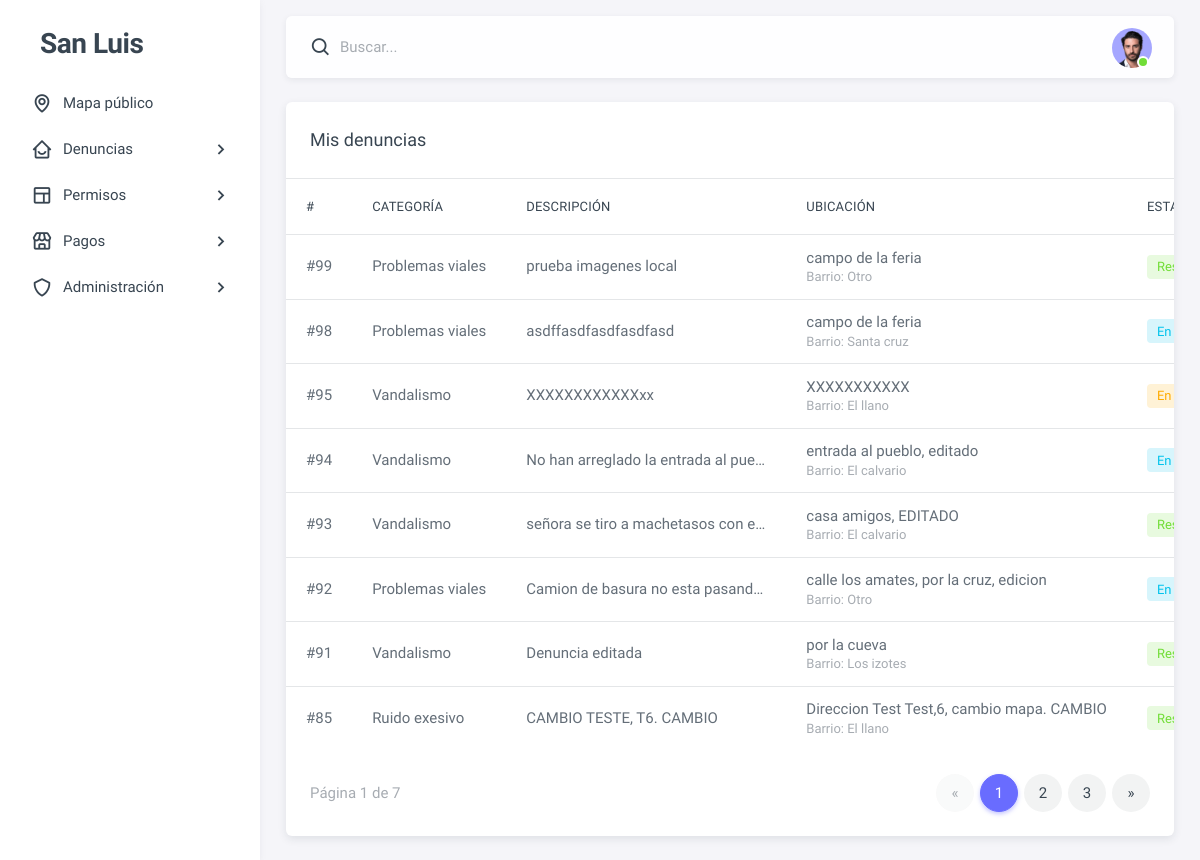
Page /denuncias/mias/ (signed in) on the committed database.
### dashboard/models.py (models this page shows, shortened)
class Denuncia(models.Model):
    ESTADOS = [
        ('enviada', 'Enviada'),
        ('en revisión', 'En revisión'),
        ('en proceso', 'En proceso'),
        ('resuelta', 'Resuelta'),
        ('rechazada', 'Rechazada'),
    ]
    usuario = models.ForeignKey(settings.AUTH_USER_MODEL, on_delete=models.SET_NULL, null=True, blank=True)
    categoria = models.ForeignKey('CategoriaDenuncia', on_delete=models.PROTECT)
    descripcion = models.TextField()
    fecha_hecho = models.DateField()
    es_anonima = models.BooleanField(default=False)
    estado = models.CharField(max_length=20, choices=ESTADOS, default='enviada')
    ubicacion = models.ForeignKey('Ubicacion', on_delete=models.SET_NULL, null=True, blank=True)
    evidencia = models.FileField(upload_to='denuncias/evidencias/', null=True, blank=True)
    rechazo_motivo = models.TextField(blank=True, default="")
    resolucion_nota = models.TextField(blank=True, default="")
    resolucion_evidencia = models.FileField(upload_to='denuncias/resoluciones/', null=True, blank=True)
    resuelto_por = models.ForeignKey(
        settings.AUTH_USER_MODEL, on_delete=models.SET_NULL,
        null=True, blank=True, related_name='denuncias_resueltas'
    )
    creada_en = models.DateTimeField(auto_now_add=True)
    finalizada_en = models.DateTimeField(null=True, blank=True)
    class Meta:
        indexes = [
            models.Index(fields=['estado']),
            models.Index(fields=['creada_en']),
        ]

class CategoriaDenuncia(models.Model):
    nombre = models.CharField(max_length=50, unique=True)

class Ubicacion(models.Model):
    latitud = models.DecimalField(max_digits=10, decimal_places=8, null=True, blank=True)
    longitud = models.DecimalField(max_digits=11, decimal_places=8, null=True, blank=True)
    direccion = models.TextField(blank=True, null=True)
    barrio = models.ForeignKey(Barrio, null=True, blank=True, on_delete=models.SET_NULL)

class Barrio(models.Model):
    nombre = models.CharField(max_length=100, unique=True)

### dashboard/views/user.py (the view)
# urls.py: path('denuncias/mias/', user.mis_denuncias, name='mis_denuncias'),
@login_required(login_url="login")
def mis_denuncias(request):
    qs = (
        Denuncia.objects.filter(usuario=request.user)
        .select_related("categoria", "ubicacion")
        .order_by("-creada_en")
    )
    page = Paginator(qs, 8).get_page(request.GET.get("page"))
    return render(request, "user/denuncias_mias.html", {"denuncias": page})

### dashboard/templates/user/denuncias_mias.html (shortened to what this page needs)
{% extends "user/index.html" %}
{% load static %}
{% block content %}
<div class="card">
  <h5 class="card-header">Mis denuncias</h5>
  <div class="table-responsive text-nowrap">
    <table class="table">
      <thead>
        <tr>
          <th>#</th>
          <th>Categoría</th>
          <th>Descripción</th>
          <th>Ubicación</th>
          <th>Estado</th>
          <th>Acciones</th>  </tr>
      </thead>
      <tbody class="table-border-bottom-0">
        {% for d in denuncias %}
        <tr>
          <td>#{{ d.id }}</td>
          <td>{{ d.categoria.nombre }}</td>
          <td class="text-truncate" style="max-width:280px;">{{ d.descripcion|truncatechars:90 }}</td>
          <td>
            {% if d.ubicacion %}
            {% if d.ubicacion.direccion %}
            {{ d.ubicacion.direccion }}
            {% elif d.ubicacion.latitud and d.ubicacion.longitud %}
            {{ d.ubicacion.latitud }}, {{ d.ubicacion.longitud }}
            {% else %}—{% endif %}
            {% if d.ubicacion.barrio %}
            <div class="text-muted small">Barrio: {{ d.ubicacion.barrio.nombre }}</div>
            {% endif %}
            {% else %}—{% endif %}
          </td>
          <td>
            {% if d.estado == "enviada" %}
            <span class="badge bg-label-secondary">Enviada</span>
            {% elif d.estado == "en revisión" %}
            <span class="badge bg-label-info">En revisión</span>
            {% elif d.estado == "en proceso" %}
            <span class="badge bg-label-warning">En proceso</span>
            {% elif d.estado == "resuelta" %}
            <span class="badge bg-label-success">Resuelta</span>
            {% elif d.estado == "cerrada" %}
            <span class="badge bg-label-dark">Cerrada</span>
            {% else %}
            <span class="badge bg-label-secondary">{{ d.estado }}</span>
            {% endif %}
          </td>
        </tr>
        {% empty %}
        <tr>
          <td colspan="8" class="text-center text-muted py-5">Aún no tienes denuncias.</td>
        </tr>
        {% endfor %}
      </tbody>
    </table>
  </div>
  {% if denuncias.paginator.num_pages > 1 %}
  <div class="card-footer d-flex justify-content-between align-items-center">
    <div class="text-muted">
      Página {{ denuncias.number }} de {{ denuncias.paginator.num_pages }}
    </div>
    <nav>
      <ul class="pagination mb-0">
        {% if denuncias.has_previous %}
        <li class="page-item">
          <a class="page-link" href="?page={{ denuncias.previous_page_number }}" aria-label="Anterior">&laquo;</a>
        </li>
        {% else %}
        <li class="page-item disabled"><span class="page-link">&laquo;</span></li>
        {% endif %}
        {% for num in denuncias.paginator.page_range %}
        {% if num == denuncias.number %}
        <li class="page-item active"><span class="page-link">{{ num }}</span></li>
        {% elif num >= denuncias.number|add:-2 and num <= denuncias.number|add:2 %} <li class="page-item"><a
            class="page-link" href="?page={{ num }}">{{ num }}</a></li>
          {% endif %}
          {% endfor %}
          {% if denuncias.has_next %}
          <li class="page-item">
            <a class="page-link" href="?page={{ denuncias.next_page_number }}" aria-label="Siguiente">&raquo;</a>
          </li>
          {% else %}
          <li class="page-item disabled"><span class="page-link">&raquo;</span></li>
          {% endif %}
      </ul>
    </nav>
  </div>
  {% endif %}
</div>
{% endblock %}

### rows in the picture
Denuncia: id "99", categoria.nombre "Problemas viales", descripcion "prueba imagenes local", ubicacion.direccion "campo de la feria", ubicacion.barrio.nombre "Otro", estado "Resuelta"
Denuncia: id "98", categoria.nombre "Problemas viales", descripcion "asdffasdfasdfasdfasd", ubicacion.direccion "campo de la feria", ubicacion.barrio.nombre "Santa cruz", estado "En…"
Denuncia: id "95", categoria.nombre "Vandalismo", descripcion "XXXXXXXXXXXXxx", ubicacion.direccion "XXXXXXXXXXX", ubicacion.barrio.nombre "El llano", estado "En…"
Denuncia: id "94", categoria.nombre "Vandalismo", descripcion "No han arreglado la entrada al pue…", ubicacion.direccion "entrada al pueblo, editado", ubicacion.barrio.nombre "El calvario", estado "En…"
Denuncia: id "93", categoria.nombre "Vandalismo", descripcion "señora se tiro a machetasos con e…", ubicacion.direccion "casa amigos, EDITADO", ubicacion.barrio.nombre "El calvario", estado "Resuelta"
Denuncia: id "92", categoria.nombre "Problemas viales", descripcion "Camion de basura no esta pasand…", ubicacion.direccion "calle los amates, por la cruz, edicion", ubicacion.barrio.nombre "Otro", estado "En…"
Denuncia: id "91", categoria.nombre "Vandalismo", descripcion "Denuncia editada", ubicacion.direccion "por la cueva", ubicacion.barrio.nombre "Los izotes", estado "Resuelta"
Denuncia: id "85", categoria.nombre "Ruido exesivo", descripcion "CAMBIO TESTE, T6. CAMBIO", ubicacion.direccion "Direccion Test Test,6, cambio mapa. CAMBIO", ubicacion.barrio.nombre "El llano", estado "Resuelta"

### other values in the picture
{{ denuncias.number }} "1"
{{ denuncias.paginator.num_pages }} "7"
{{ num }} "1"
{{ num }} "2" "3"
